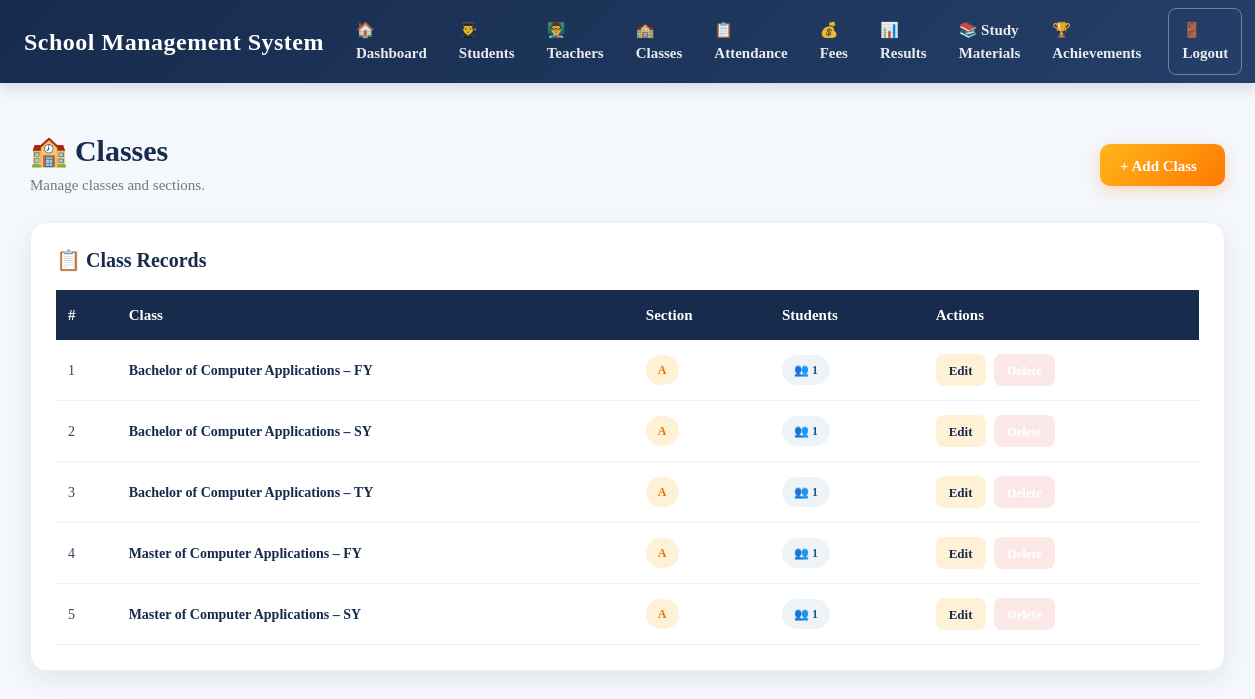
The page /classes/ (signed in) on the database its author committed.
### school/models.py (models this page shows, shortened)
class SchoolClass(models.Model):
    name = models.CharField(max_length=50)
    section = models.CharField(
        max_length=10,
        default='A'
    )

### school/views.py (the view)
@login_required
def class_list(request):
    classes = (
        SchoolClass.objects
        .annotate(
            student_count=Count('student')
        )
        .order_by('name', 'section')
    )
    return render(
        request,
        'classes.html',
        {'classes': classes}
    )

### school/templates/classes.html (shortened to what this page needs)
{% extends 'base.html' %}
{% load static %}
{% block content %}
<link rel="stylesheet" href="{% static 'style.css' %}">
<div class="classes-page">
    <div class="page-header">
        <div class="page-title">
            <h2>🏫 Classes</h2>
            <p>
                Manage classes and sections.
            </p>
        </div>
        <a href="{% url 'class_add' %}" class="add-btn">
            + Add Class
        </a>
    </div>
    <div class="data-card">
        <h5 class="table-title">
            📋 Class Records
        </h5>
        <div class="table-responsive">
            <table class="school-table">
                <thead>
                    <tr>
                        <th>#</th>
                        <th>Class</th>
                        <th>Section</th>
                        <th>Students</th>
                        <th>Actions</th>
                    </tr>
                </thead>
                <tbody>
                    {% for c in classes %}
                    <tr>
                        <td>
                            {{ forloop.counter }}
                        </td>
                        <td>
                            <span class="class-name">
                                {{ c.name }}
                            </span>
                        </td>
                        <td>
                            <span class="class-badge">
                                {{ c.section }}
                            </span>
                        </td>
                        <td>
                            <span class="student-count">
                                👥 {{ c.student_count }}
                            </span>
                        </td>
                        <td class="text-nowrap">
                            <a
                                href="{% url 'class_edit' c.pk %}"
                                class="edit-btn">
                                Edit
                            </a>
                            <a
                                href="{% url 'class_delete' c.pk %}"
                                class="delete-btn"
                                onclick="return confirm('Delete this class?');">
                            </a>
                        </td>
                    </tr>
                    {% endfor %}
                </tbody>
            </table>
        </div>
    </div>
</div>
{% endblock %}

### school/static/style.css (style rules this page uses)
* { box-sizing: border-box; }
html { scroll-behavior: smooth; }
body { margin: 0; padding: 0; background: #f4f7fb; color: #172b4d; font-family: Constantia, "Times New Roman", Georgia, serif; }
a { text-decoration: none; }
.page-header { width: 100%; display: flex; justify-content: space-between; align-items: center; margin-bottom: 28px; }
.page-title h2 { margin: 0; color: #172b4d; font-size: 30px; font-weight: 700; }
.page-title p { margin: 6px 0 0; color: #68758a; font-size: 15px; }
.add-btn { display: inline-flex; align-items: center; justify-content: center; min-width: 125px; height: 42px; padding: 0 18px; background: #087cf5; color: white !important; border: none; border-radius: 7px; font-family: Constantia, "Times New Roman", Georgia, serif; font-size: 15px; font-weight: 700; text-decoration: none !important; cursor: pointer; box-shadow: 0 3px 8px rgba(8, 124, 245, 0.20); transition: 0.2s ease; }
.data-card { width: 100%; background: white; padding: 15px; border-radius: 14px; box-shadow: 0 5px 18px rgba(23, 43, 77, 0.08); }
.table-responsive { width: 100%; overflow-x: auto; }
.school-table { width: 100%; border-collapse: collapse; font-family: Constantia, "Times New Roman", Georgia, serif; }
.school-table thead th { background: #212529; color: white; padding: 13px 12px; font-size: 15px; text-align: left; white-space: nowrap; }
.school-table tbody td { padding: 13px 12px; border-bottom: 1px solid #e4e9ef; color: #26384d; font-size: 14px; white-space: nowrap; }
.class-badge { display: inline-block; padding: 5px 9px; background: #e8f1ff; color: #245895; border-radius: 6px; font-size: 13px; font-weight: 700; }
.edit-btn { display: inline-flex; align-items: center; justify-content: center; height: 32px; padding: 0 12px; background: #ffc107; color: #172b4d !important; border-radius: 7px; text-decoration: none !important; font-size: 13px; font-weight: 700; margin-right: 5px; }
.delete-btn { display: inline-flex; align-items: center; justify-content: center; height: 32px; padding: 0 12px; background: #dc3545; color: white !important; border-radius: 7px; text-decoration: none !important; font-size: 13px; font-weight: 700; }

### school/templates/base.html (style rules this page uses)
* { box-sizing: border-box; }
body { margin: 0; padding: 0; background: #f4f7fb; font-family: Constantia, Georgia, "Times New Roman", serif; color: #172b4d; }

### school/templates/classes.html (style rules this page uses)
.classes-page { max-width: 1450px; margin: 0 auto; padding: 25px 10px 40px; }
.page-header { display: flex; justify-content: space-between; align-items: center; margin-bottom: 25px; gap: 20px; }
.page-title h2 { margin: 0; color: #172b4d; font-family: Constantia, "Times New Roman", serif; font-weight: 700; }
.page-title p { margin: 5px 0 0; color: #777; }
.add-btn { display: inline-block; text-decoration: none; background: linear-gradient(135deg, #ffb51b, #ff7900); color: white; padding: 11px 20px; border-radius: 10px; font-weight: 700; border: none; box-shadow: 0 5px 15px rgba(255, 121, 0, .25); transition: .2s ease; }
.data-card { background: white; border-radius: 16px; padding: 25px; box-shadow: 0 8px 25px rgba(23, 43, 77, .08); border: 1px solid #edf0f5; }
.table-title { color: #172b4d; font-family: Constantia, "Times New Roman", serif; font-weight: 700; margin-bottom: 18px; }
.school-table { width: 100%; border-collapse: collapse; }
.school-table thead th { background: #172b4d; color: white; padding: 14px 12px; text-align: left; font-weight: 600; white-space: nowrap; }
.school-table tbody td { padding: 14px 12px; border-bottom: 1px solid #edf0f5; color: #344563; vertical-align: middle; }
.class-name { color: #172b4d; font-weight: 700; }
.class-badge { display: inline-block; padding: 6px 12px; border-radius: 20px; background: #fff1d6; color: #e87500; font-size: 12px; font-weight: 700; }
.student-count { display: inline-block; padding: 6px 12px; border-radius: 20px; background: #eef3f8; color: #285486; font-weight: 700; font-size: 12px; }
.edit-btn { display: inline-block; text-decoration: none; padding: 7px 13px; border-radius: 8px; background: #fff1d6; color: #e87500; font-size: 13px; font-weight: 700; margin-right: 5px; transition: .2s ease; }
.delete-btn { display: inline-block; text-decoration: none; padding: 7px 13px; border-radius: 8px; background: #fde8e8; color: #d93025; font-size: 13px; font-weight: 700; transition: .2s ease; }

### rows shown on the page
SchoolClass: name "Bachelor of Computer Applications – FY", section "A", student_count "1"
SchoolClass: name "Bachelor of Computer Applications – SY", section "A", student_count "1"
SchoolClass: name "Bachelor of Computer Applications – TY", section "A", student_count "1"
SchoolClass: name "Master of Computer Applications – FY", section "A", student_count "1"
SchoolClass: name "Master of Computer Applications – SY", section "A", student_count "1"
